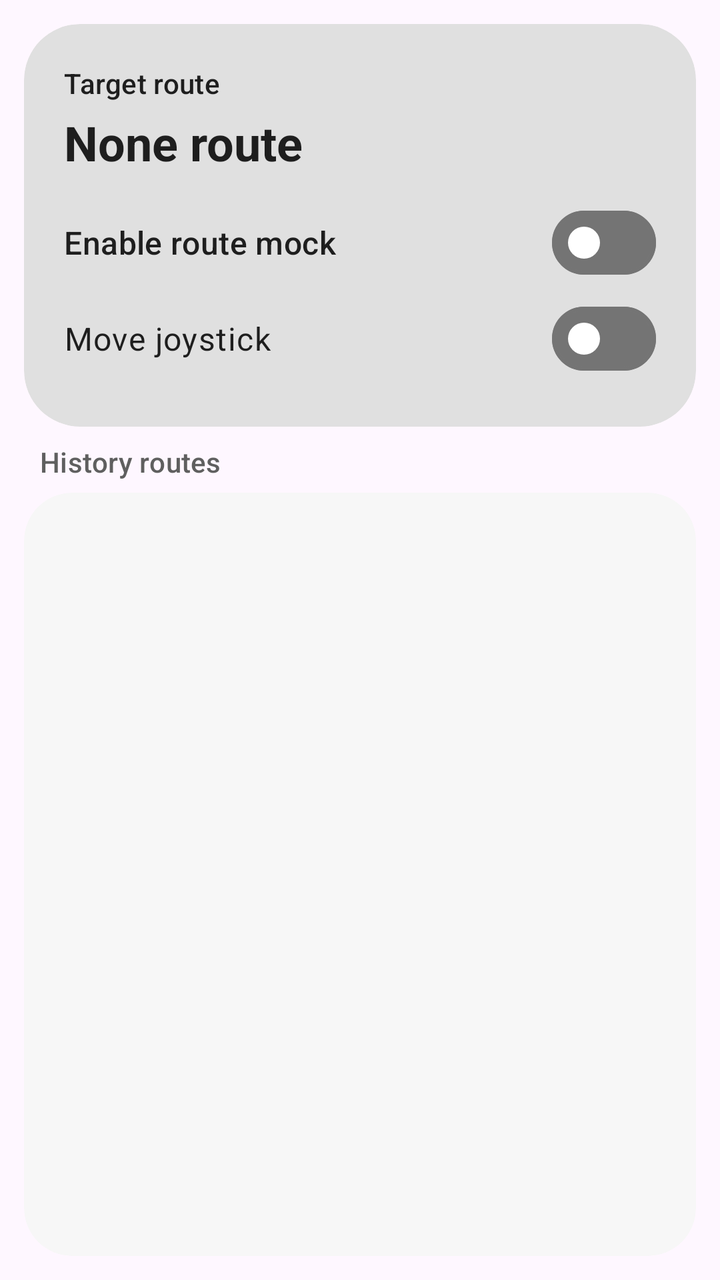
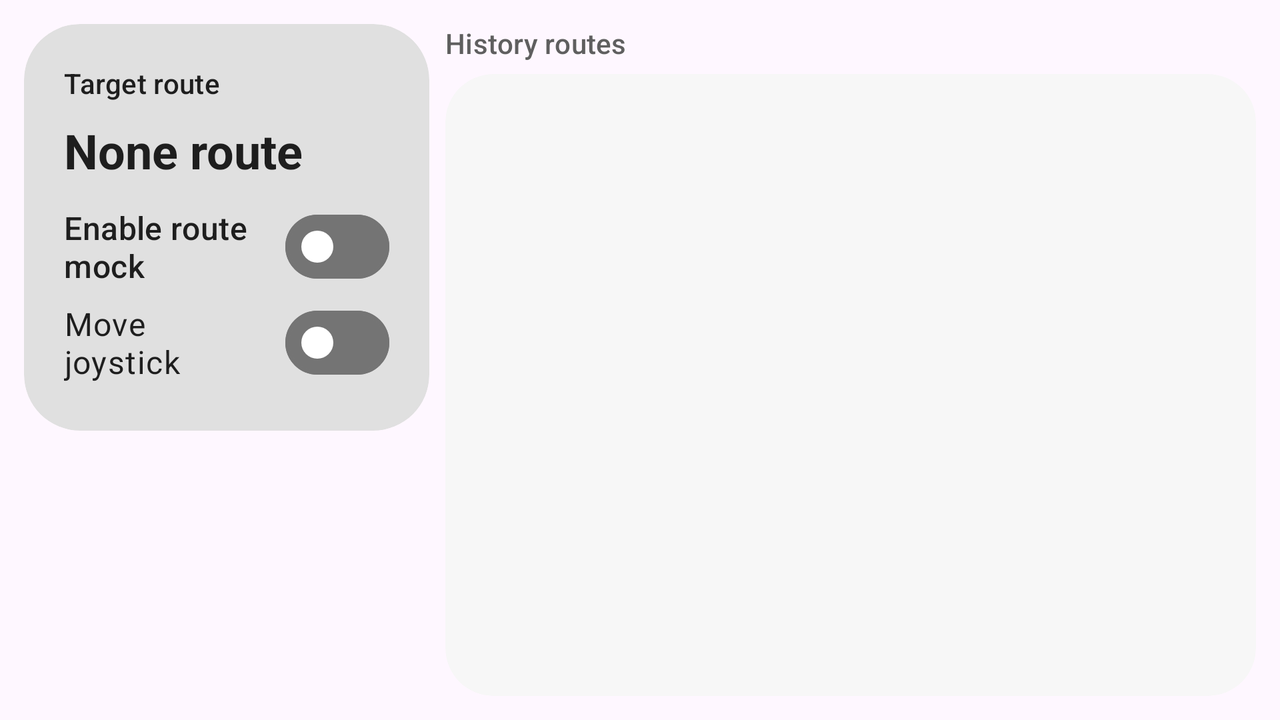

One screen, two layout resources from the same app: the default and the repository's alternative for another configuration. Each is rendered where Android would select it; the XML of both is given below.
<!-- AndroidManifest.xml: application theme AppTheme -->
<!-- res/layout/fragment_route_mock.xml -->
<?xml version="1.0" encoding="utf-8"?>
<androidx.coordinatorlayout.widget.CoordinatorLayout xmlns:android="http://schemas.android.com/apk/res/android"
    xmlns:app="http://schemas.android.com/apk/res-auto"
    xmlns:tools="http://schemas.android.com/tools"
    android:layout_width="match_parent"
    android:layout_height="match_parent"
    tools:context=".ui.mock.MockFragment">

    <LinearLayout
        android:layout_width="match_parent"
        android:layout_height="match_parent"
        android:orientation="vertical">

        <com.google.android.material.card.MaterialCardView
            android:id="@+id/mock_location_card"
            style="@style/PortalHeroCard"
            android:layout_width="match_parent"
            android:layout_height="wrap_content"
            android:layout_marginStart="@dimen/page_gutter"
            android:layout_marginTop="@dimen/page_gutter"
            android:layout_marginEnd="@dimen/page_gutter"
            app:cardPreventCornerOverlap="false">

            <LinearLayout
                android:layout_width="match_parent"
                android:layout_height="wrap_content"
                android:orientation="vertical">

                <TextView
                    android:layout_width="match_parent"
                    android:layout_height="wrap_content"
                    android:text="@string/target_route"
                    android:textAppearance="@style/TextAppearance.Material3.LabelLarge"
                    android:textColor="?attr/colorOnPrimaryContainer" />

                <TextView
                    android:id="@+id/mock_route_name"
                    android:layout_width="match_parent"
                    android:layout_height="wrap_content"
                    android:layout_marginTop="4dp"
                    android:text="@string/none_route"
                    android:textAppearance="@style/TextAppearance.Material3.HeadlineSmall"
                    android:textColor="?attr/colorOnPrimaryContainer"
                    android:textStyle="bold" />

                
                <com.google.android.material.materialswitch.MaterialSwitch
                    android:id="@+id/switch_mock"
                    android:layout_width="match_parent"
                    android:layout_height="wrap_content"
                    android:layout_marginTop="10dp"
                    android:minHeight="48dp"
                    android:text="@string/route_mock_enable"
                    android:textAppearance="@style/TextAppearance.Material3.TitleMedium"
                    android:textColor="?attr/colorOnPrimaryContainer"
                    app:thumbTint="@color/portal_switch_thumb_on_container"
                    app:trackTint="@color/portal_switch_track_on_container" />

                
                <com.google.android.material.materialswitch.MaterialSwitch
                    android:id="@+id/rocker"
                    android:layout_width="match_parent"
                    android:layout_height="wrap_content"
                    android:minHeight="48dp"
                    android:text="@string/rocker"
                    android:textAppearance="@style/TextAppearance.Material3.BodyLarge"
                    android:textColor="?attr/colorOnPrimaryContainer"
                    app:thumbTint="@color/portal_switch_thumb_on_container"
                    app:trackTint="@color/portal_switch_track_on_container" />

            </LinearLayout>
        </com.google.android.material.card.MaterialCardView>

        <TextView
            android:id="@+id/historical_route_label"
            android:layout_width="match_parent"
            android:layout_height="wrap_content"
            android:layout_marginStart="@dimen/history_label_margin"
            android:layout_marginTop="8dp"
            android:layout_marginEnd="@dimen/history_label_margin"
            android:layout_marginBottom="6dp"
            android:text="@string/history_route"
            android:textAppearance="@style/TextAppearance.Material3.LabelLarge"
            android:textColor="?attr/colorOnSurfaceVariant" />

        <com.google.android.material.card.MaterialCardView
            android:id="@+id/historical_route_card"
            style="@style/PortalSurfaceCard"
            android:layout_width="match_parent"
            android:layout_height="0dp"
            android:layout_weight="1"
            android:minHeight="160dp"
            android:layout_marginStart="@dimen/page_gutter"
            android:layout_marginEnd="@dimen/page_gutter"
            android:layout_marginBottom="@dimen/page_gutter"
            app:cardPreventCornerOverlap="false"
            app:contentPadding="8dp">

            <androidx.recyclerview.widget.RecyclerView
                android:id="@+id/historical_route_list"
                android:layout_width="match_parent"
                android:layout_height="match_parent" />

        </com.google.android.material.card.MaterialCardView>

    </LinearLayout>

    <com.google.android.material.floatingactionbutton.FloatingActionButton
        android:id="@+id/fab_mock_location"
        android:layout_width="wrap_content"
        android:layout_height="wrap_content"
        android:layout_gravity="bottom|end"
        android:layout_marginEnd="@dimen/fab_margin"
        android:layout_marginBottom="@dimen/fab_margin"
        android:backgroundTint="?attr/colorPrimaryContainer"
        android:contentDescription="@string/follow_location"
        android:tint="?attr/colorOnPrimaryContainer"
        android:visibility="gone"
        app:fabSize="auto"
        app:shapeAppearanceOverlay="@style/PortalFabCircularOverlay"
        app:srcCompat="@drawable/sharp_location_off_24" />

</androidx.coordinatorlayout.widget.CoordinatorLayout>
<!-- resources referenced by this layout -->
<resources>
  <dimen name="fab_margin">16dp</dimen>
  <dimen name="history_label_margin">20dp</dimen>
  <dimen name="page_gutter">12dp</dimen>
  <!-- drawable sharp_location_off_24 (drawable) -->
  <vector xmlns:android="http://schemas.android.com/apk/res/android" android:autoMirrored="true" android:height="24dp" android:tint="?attr/colorOnSurface" android:viewportHeight="24" android:viewportWidth="24" android:width="24dp">
        
      <path android:fillColor="@android:color/white" android:pathData="M3.41,2.86L2,4.27l3.18,3.18C5.07,7.95 5,8.47 5,9c0,5.25 7,13 7,13s1.67,-1.85 3.38,-4.35L18.73,21l1.41,-1.41L3.41,2.86zM12,2c-1.84,0 -3.5,0.71 -4.75,1.86l3.19,3.19c0.43,-0.34 0.97,-0.55 1.56,-0.55 1.38,0 2.5,1.12 2.5,2.5 0,0.59 -0.21,1.13 -0.56,1.56l3.55,3.55C18.37,12.36 19,10.57 19,9c0,-3.87 -3.13,-7 -7,-7z"/>
      
  </vector>
  <string name="follow_location">Follow location</string>
  <string name="history_route">History routes</string>
  <string name="none_route">None route</string>
  <string name="rocker">Move joystick</string>
  <string name="route_mock_enable">Enable route mock</string>
  <string name="target_route">Target route</string>
  <style name="PortalFabCircularOverlay">
          <item name="cornerFamily">rounded</item>
          <item name="cornerSize">50%</item>
      </style>
  <style name="PortalHeroCard" parent="">
          <item name="cardBackgroundColor">?attr/colorPrimaryContainer</item>
          <item name="cardCornerRadius">28dp</item>
          <item name="cardElevation">0dp</item>
          <item name="strokeWidth">0dp</item>
          <item name="contentPadding">20dp</item>
      </style>
  <style name="PortalSurfaceCard" parent="">
          <item name="cardBackgroundColor">?attr/colorSurfaceContainerLow</item>
          <item name="cardCornerRadius">24dp</item>
          <item name="cardElevation">0dp</item>
          <item name="strokeWidth">0dp</item>
      </style>
  <style name="Portal.SearchViewStyle" parent="Widget.AppCompat.SearchView" />
  <style name="Portal.SliderTheme" parent="Widget.Material3.Slider" />
  <style name="PortalPopupMenuStyle" parent="Widget.Material3.PopupMenu">
          <item name="android:popupAnimationStyle">@style/PortalPopupAnimation</item>
      </style>
  <style name="PortalCardStyle" parent="Widget.Material3.CardView.Filled">
          <item name="cardBackgroundColor">?attr/colorSurfaceContainerLow</item>
          <item name="cardCornerRadius">24dp</item>
          <item name="cardElevation">0dp</item>
          <item name="strokeWidth">0dp</item>
      </style>
  <style name="PortalPopupAnimation">
          <item name="android:windowEnterAnimation">@anim/popup_in_top_end</item>
          <item name="android:windowExitAnimation">@anim/popup_out_top_end</item>
      </style>
  <!-- some entries are left out for length -->
</resources>
<!-- res/layout-land/fragment_route_mock.xml (the repository's variant of the layout above) -->
<!-- drawn on the phone turned sideways -->
<?xml version="1.0" encoding="utf-8"?>
<androidx.coordinatorlayout.widget.CoordinatorLayout xmlns:android="http://schemas.android.com/apk/res/android"
    xmlns:app="http://schemas.android.com/apk/res-auto"
    android:layout_width="match_parent"
    android:layout_height="match_parent">

    <LinearLayout
        android:layout_width="match_parent"
        android:layout_height="match_parent"
        android:baselineAligned="false"
        android:orientation="horizontal"
        android:padding="@dimen/page_gutter">

        <com.google.android.material.card.MaterialCardView
            android:id="@+id/mock_location_card"
            style="@style/PortalHeroCard"
            android:layout_width="0dp"
            android:layout_height="wrap_content"
            android:layout_weight="1"
            app:cardPreventCornerOverlap="false">

            <LinearLayout
                android:layout_width="match_parent"
                android:layout_height="wrap_content"
                android:orientation="vertical">

                <TextView
                    android:layout_width="match_parent"
                    android:layout_height="wrap_content"
                    android:text="@string/target_route"
                    android:textAppearance="@style/TextAppearance.Material3.LabelLarge"
                    android:textColor="?attr/colorOnPrimaryContainer" />

                <TextView
                    android:id="@+id/mock_route_name"
                    android:layout_width="match_parent"
                    android:layout_height="wrap_content"
                    android:layout_marginTop="8dp"
                    android:text="@string/none_route"
                    android:textAppearance="@style/TextAppearance.Material3.HeadlineSmall"
                    android:textColor="?attr/colorOnPrimaryContainer"
                    android:textStyle="bold" />

                <com.google.android.material.materialswitch.MaterialSwitch
                    android:id="@+id/switch_mock"
                    android:layout_width="match_parent"
                    android:layout_height="wrap_content"
                    android:layout_marginTop="8dp"
                    android:minHeight="48dp"
                    android:saveEnabled="false"
                    android:text="@string/route_mock_enable"
                    android:textAppearance="@style/TextAppearance.Material3.TitleMedium"
                    android:textColor="?attr/colorOnPrimaryContainer"
                    app:thumbTint="@color/portal_switch_thumb_on_container"
                    app:trackTint="@color/portal_switch_track_on_container" />

                <com.google.android.material.materialswitch.MaterialSwitch
                    android:id="@+id/rocker"
                    android:layout_width="match_parent"
                    android:layout_height="wrap_content"
                    android:minHeight="48dp"
                    android:saveEnabled="false"
                    android:text="@string/rocker"
                    android:textAppearance="@style/TextAppearance.Material3.BodyLarge"
                    android:textColor="?attr/colorOnPrimaryContainer"
                    app:thumbTint="@color/portal_switch_thumb_on_container"
                    app:trackTint="@color/portal_switch_track_on_container" />

            </LinearLayout>
        </com.google.android.material.card.MaterialCardView>

        <LinearLayout
            android:layout_width="0dp"
            android:layout_height="match_parent"
            android:layout_marginStart="@dimen/section_gap"
            android:layout_weight="2"
            android:orientation="vertical">

            <TextView
                android:id="@+id/historical_route_label"
                android:layout_width="match_parent"
                android:layout_height="wrap_content"
                android:layout_marginBottom="6dp"
                android:text="@string/history_route"
                android:textAppearance="@style/TextAppearance.Material3.LabelLarge"
                android:textColor="?attr/colorOnSurfaceVariant" />

            <com.google.android.material.card.MaterialCardView
                android:id="@+id/historical_route_card"
                style="@style/PortalSurfaceCard"
                android:layout_width="match_parent"
                android:layout_height="0dp"
                android:layout_weight="1"
                app:cardPreventCornerOverlap="false"
                app:contentPadding="8dp">

                <androidx.recyclerview.widget.RecyclerView
                    android:id="@+id/historical_route_list"
                    android:layout_width="match_parent"
                    android:layout_height="match_parent" />

            </com.google.android.material.card.MaterialCardView>
        </LinearLayout>
    </LinearLayout>
</androidx.coordinatorlayout.widget.CoordinatorLayout>
<!-- resources referenced by the variant -->
<!-- as the phone turned sideways resolves them -->
<resources>
  <dimen name="page_gutter">12dp</dimen>
  <dimen name="section_gap">8dp</dimen>
  <string name="history_route">History routes</string>
  <string name="none_route">None route</string>
  <string name="rocker">Move joystick</string>
  <string name="route_mock_enable">Enable route mock</string>
  <string name="target_route">Target route</string>
  <style name="PortalHeroCard" parent="">
          <item name="cardBackgroundColor">?attr/colorPrimaryContainer</item>
          <item name="cardCornerRadius">28dp</item>
          <item name="cardElevation">0dp</item>
          <item name="strokeWidth">0dp</item>
          <item name="contentPadding">20dp</item>
      </style>
  <style name="PortalSurfaceCard" parent="">
          <item name="cardBackgroundColor">?attr/colorSurfaceContainerLow</item>
          <item name="cardCornerRadius">24dp</item>
          <item name="cardElevation">0dp</item>
          <item name="strokeWidth">0dp</item>
      </style>
  <style name="AppTheme" parent="Theme.Material3.Light.NoActionBar">
          
          <item name="colorPrimary">#5F5F5F</item>
          <item name="colorOnPrimary">#FFFFFF</item>
          <item name="colorPrimaryContainer">#E0E0E0</item>
          <item name="colorOnPrimaryContainer">#1E1E1E</item>
          <item name="colorSecondary">#494949</item>
          <item name="colorOnSecondary">#FFFFFF</item>
          <item name="colorSecondaryContainer">#E7E7E7</item>
          <item name="colorOnSecondaryContainer">#2A2A2A</item>
          <item name="colorSurface">#FFFFFF</item>
          <item name="colorOnSurface">#1A1A1A</item>
          <item name="colorSurfaceVariant">#F0F0F0</item>
          <item name="colorOnSurfaceVariant">#5F5F5F</item>
          <item name="colorOutline">#747474</item>
          
          <item name="colorSurfaceContainerLowest">#FFFFFF</item>
          <item name="colorSurfaceContainerLow">#F7F7F7</item>
          <item name="colorSurfaceContainer">#F0F0F0</item>
          <item name="colorSurfaceContainerHigh">#E8E8E8</item>
          <item name="colorSurfaceContainerHighest">#E0E0E0</item>
  
          
          <item name="portalFabIconTint">#1A1A1A</item>
  
          
          <item name="android:statusBarColor">@android:color/transparent</item>
          <item name="android:windowDrawsSystemBarBackgrounds">true</item>
          <item name="android:windowTranslucentStatus">true</item>
          <item name="windowActionModeOverlay">true</item>
          <item name="windowActionBar">false</item>
          <item name="windowNoTitle">true</item>
  
          
          <item name="searchViewStyle">@style/Portal.SearchViewStyle</item>
          <item name="sliderStyle">@style/Portal.SliderTheme</item>
          <item name="android:popupMenuStyle">@style/PortalPopupMenuStyle</item>
          
          <item name="materialCardViewStyle">@style/PortalCardStyle</item>
      </style>
  <style name="Portal.SearchViewStyle" parent="Widget.AppCompat.SearchView" />
  <style name="Portal.SliderTheme" parent="Widget.Material3.Slider" />
  <style name="PortalPopupMenuStyle" parent="Widget.Material3.PopupMenu">
          <item name="android:popupAnimationStyle">@style/PortalPopupAnimation</item>
      </style>
  <style name="PortalCardStyle" parent="Widget.Material3.CardView.Filled">
          <item name="cardBackgroundColor">?attr/colorSurfaceContainerLow</item>
          <item name="cardCornerRadius">24dp</item>
          <item name="cardElevation">0dp</item>
          <item name="strokeWidth">0dp</item>
      </style>
  <style name="PortalPopupAnimation">
          <item name="android:windowEnterAnimation">@anim/popup_in_top_end</item>
          <item name="android:windowExitAnimation">@anim/popup_out_top_end</item>
      </style>
</resources>
